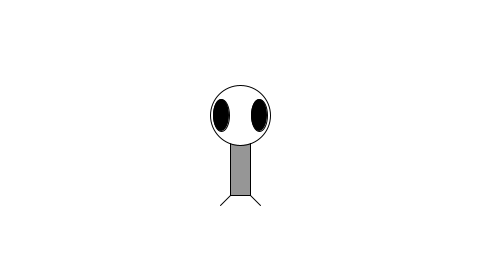
Frame 1 (no input)
Frame 60 (the mouse pressed at the canvas centre just before this capture): identical to frame 1, image omitted
Frame 120 (the mouse held since frame 60 and released just before this capture): identical to frame 1, image omitted

The Processing sketch that drew this single still picture (run headless with seeded random() and noise(); from frame 60 on, the mouse is pressed at the canvas centre):

// Processing sketch: example_03_01_setupdraw
// ── example_03_01_setupdraw.pde
// Learning Processing
// Daniel Shiffman
// http://www.learningprocessing.com

// Example 3-1: Zoog as dynamic sketch

// setup() runs first one time.  
// size() should always be first line of setup

void setup() {
  // Set the size of the window
  size(480, 270);
}

// draw() loops continuously until you close the sketch window.
void draw() {
  // Draw a white background
  background(255);   

  // Set CENTER mode
  ellipseMode(CENTER);
  rectMode(CENTER); 

  // Body
  stroke(0);
  fill(150);
  rect(240, 145, 20, 100);

  // Head
  fill(255);
  ellipse(240, 115, 60, 60); 

  // Eyes
  fill(0); 
  ellipse(221, 115, 16, 32); 
  ellipse(259, 115, 16, 32);

  // Legs
  stroke(0);
  line(230, 195, 220, 205);
  line(250, 195, 260, 205);
}
